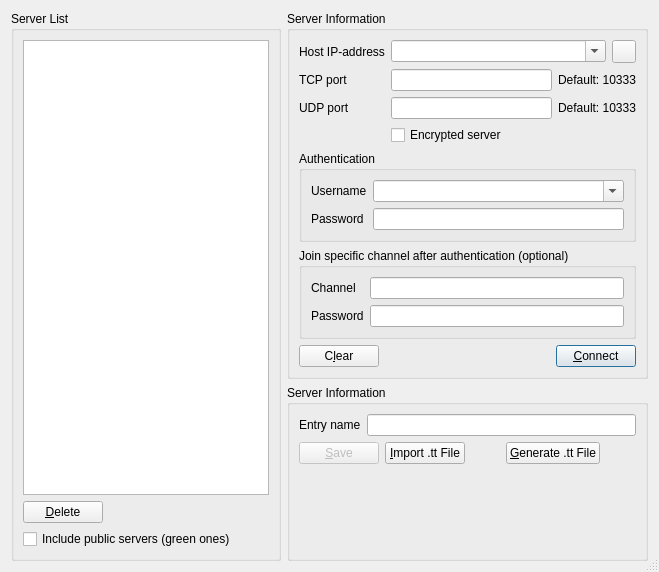
<?xml version="1.0" encoding="UTF-8"?>
<ui version="4.0">
 <class>ServerListDlg</class>
 <widget class="QDialog" name="ServerListDlg">
  <property name="geometry">
   <rect>
    <x>0</x>
    <y>0</y>
    <width>659</width>
    <height>572</height>
   </rect>
  </property>
  <property name="windowTitle">
   <string>Connect to a Server</string>
  </property>
  <property name="locale">
   <locale language="C" country="AnyCountry"/>
  </property>
  <property name="sizeGripEnabled">
   <bool>true</bool>
  </property>
  <layout class="QHBoxLayout" name="horizontalLayout_5">
   <item>
    <widget class="QGroupBox" name="groupBox">
     <property name="title">
      <string>Server List</string>
     </property>
     <layout class="QVBoxLayout" name="verticalLayout_3">
      <item>
       <widget class="QListWidget" name="listWidget"/>
      </item>
      <item>
       <layout class="QHBoxLayout" name="horizontalLayout_3">
        <item>
         <widget class="QPushButton" name="delButton">
          <property name="text">
           <string>&amp;Delete</string>
          </property>
         </widget>
        </item>
        <item>
         <spacer name="horizontalSpacer">
          <property name="orientation">
           <enum>Qt::Horizontal</enum>
          </property>
          <property name="sizeHint" stdset="0">
           <size>
            <width>40</width>
            <height>20</height>
           </size>
          </property>
         </spacer>
        </item>
       </layout>
      </item>
      <item>
       <widget class="QCheckBox" name="freeserverChkBox">
        <property name="text">
         <string>Include public servers (green ones)</string>
        </property>
       </widget>
      </item>
     </layout>
    </widget>
   </item>
   <item>
    <layout class="QVBoxLayout" name="verticalLayout_5">
     <item>
      <widget class="QGroupBox" name="groupBox_2">
       <property name="title">
        <string>Server Information</string>
       </property>
       <layout class="QVBoxLayout" name="verticalLayout">
        <item>
         <layout class="QGridLayout" name="gridLayout">
          <item row="0" column="0">
           <widget class="QLabel" name="label_2">
            <property name="text">
             <string>Host IP-address</string>
            </property>
            <property name="buddy">
             <cstring>hostaddrBox</cstring>
            </property>
           </widget>
          </item>
          <item row="0" column="1" colspan="2">
           <layout class="QHBoxLayout" name="horizontalLayout_6">
            <item>
             <widget class="QComboBox" name="hostaddrBox">
              <property name="editable">
               <bool>true</bool>
              </property>
              <property name="duplicatesEnabled">
               <bool>true</bool>
              </property>
             </widget>
            </item>
            <item>
             <widget class="QToolButton" name="deleteBtn">
              <property name="toolTip">
               <string>Remove entry</string>
              </property>
              <property name="accessibleName">
               <string>Remove entry</string>
              </property>
              <property name="text">
               <string/>
              </property>
              <property name="icon">
               <iconset>
                <normalon>:/images/images/delete.png</normalon>
               </iconset>
              </property>
             </widget>
            </item>
           </layout>
          </item>
          <item row="1" column="0">
           <widget class="QLabel" name="label_6">
            <property name="text">
             <string>TCP port</string>
            </property>
            <property name="buddy">
             <cstring>tcpportEdit</cstring>
            </property>
           </widget>
          </item>
          <item row="1" column="1">
           <widget class="QLineEdit" name="tcpportEdit"/>
          </item>
          <item row="1" column="2">
           <widget class="QLabel" name="label_5">
            <property name="text">
             <string>Default: 10333</string>
            </property>
           </widget>
          </item>
          <item row="2" column="0">
           <widget class="QLabel" name="label_8">
            <property name="text">
             <string>UDP port</string>
            </property>
            <property name="buddy">
             <cstring>udpportEdit</cstring>
            </property>
           </widget>
          </item>
          <item row="2" column="1">
           <widget class="QLineEdit" name="udpportEdit"/>
          </item>
          <item row="2" column="2">
           <widget class="QLabel" name="label_7">
            <property name="text">
             <string>Default: 10333</string>
            </property>
           </widget>
          </item>
          <item row="3" column="1" colspan="2">
           <widget class="QCheckBox" name="cryptChkBox">
            <property name="text">
             <string>Encrypted server</string>
            </property>
           </widget>
          </item>
         </layout>
        </item>
        <item>
         <widget class="QGroupBox" name="groupBox_3">
          <property name="accessibleName">
           <string>Authentication (optional)</string>
          </property>
          <property name="title">
           <string>Authentication</string>
          </property>
          <layout class="QFormLayout" name="formLayout">
           <item row="0" column="0">
            <widget class="QLabel" name="label_10">
             <property name="text">
              <string>Username</string>
             </property>
             <property name="buddy">
              <cstring>usernameBox</cstring>
             </property>
            </widget>
           </item>
           <item row="0" column="1">
            <widget class="QComboBox" name="usernameBox">
             <property name="editable">
              <bool>true</bool>
             </property>
            </widget>
           </item>
           <item row="1" column="0">
            <widget class="QLabel" name="label_11">
             <property name="text">
              <string>Password</string>
             </property>
             <property name="buddy">
              <cstring>passwordEdit</cstring>
             </property>
            </widget>
           </item>
           <item row="1" column="1">
            <widget class="QLineEdit" name="passwordEdit">
             <property name="echoMode">
              <enum>QLineEdit::Password</enum>
             </property>
            </widget>
           </item>
          </layout>
         </widget>
        </item>
        <item>
         <widget class="QGroupBox" name="groupBox_4">
          <property name="accessibleName">
           <string>Join specific channel after authentication (optional)</string>
          </property>
          <property name="title">
           <string>Join specific channel after authentication (optional)</string>
          </property>
          <layout class="QFormLayout" name="formLayout_2">
           <item row="0" column="0">
            <widget class="QLabel" name="label_4">
             <property name="text">
              <string>Channel</string>
             </property>
             <property name="buddy">
              <cstring>channelEdit</cstring>
             </property>
            </widget>
           </item>
           <item row="0" column="1">
            <widget class="QLineEdit" name="channelEdit"/>
           </item>
           <item row="1" column="0">
            <widget class="QLabel" name="label_12">
             <property name="text">
              <string>Password</string>
             </property>
             <property name="buddy">
              <cstring>chanpasswdEdit</cstring>
             </property>
            </widget>
           </item>
           <item row="1" column="1">
            <widget class="QLineEdit" name="chanpasswdEdit">
             <property name="echoMode">
              <enum>QLineEdit::Password</enum>
             </property>
            </widget>
           </item>
          </layout>
         </widget>
        </item>
        <item>
         <layout class="QHBoxLayout" name="horizontalLayout">
          <item>
           <widget class="QPushButton" name="clearButton">
            <property name="sizePolicy">
             <sizepolicy hsizetype="Fixed" vsizetype="Fixed">
              <horstretch>0</horstretch>
              <verstretch>0</verstretch>
             </sizepolicy>
            </property>
            <property name="text">
             <string>C&amp;lear</string>
            </property>
           </widget>
          </item>
          <item>
           <spacer name="horizontalSpacer_4">
            <property name="orientation">
             <enum>Qt::Horizontal</enum>
            </property>
            <property name="sizeHint" stdset="0">
             <size>
              <width>40</width>
              <height>20</height>
             </size>
            </property>
           </spacer>
          </item>
          <item>
           <widget class="QPushButton" name="connectButton">
            <property name="default">
             <bool>true</bool>
            </property>
            <property name="text">
             <string>&amp;Connect</string>
            </property>
            <property name="default">
             <bool>true</bool>
            </property>
           </widget>
          </item>
         </layout>
        </item>
       </layout>
      </widget>
     </item>
     <item>
      <widget class="QGroupBox" name="groupBox_5">
       <property name="title">
        <string>Server Information</string>
       </property>
       <layout class="QVBoxLayout" name="verticalLayout_2">
        <item>
         <layout class="QHBoxLayout" name="horizontalLayout_4">
          <item>
           <widget class="QLabel" name="label">
            <property name="text">
             <string>Entry name</string>
            </property>
            <property name="buddy">
             <cstring>nameEdit</cstring>
            </property>
           </widget>
          </item>
          <item>
           <widget class="QLineEdit" name="nameEdit"/>
          </item>
         </layout>
        </item>
        <item>
         <layout class="QHBoxLayout" name="horizontalLayout_2">
          <item>
           <widget class="QPushButton" name="addupdButton">
            <property name="enabled">
             <bool>false</bool>
            </property>
            <property name="sizePolicy">
             <sizepolicy hsizetype="Fixed" vsizetype="Fixed">
              <horstretch>0</horstretch>
              <verstretch>0</verstretch>
             </sizepolicy>
            </property>
            <property name="text">
             <string>&amp;Save</string>
            </property>
           </widget>
          </item>
          <item>
           <widget class="QPushButton" name="impttButton">
            <property name="text">
             <string>&amp;Import .tt File</string>
            </property>
           </widget>
          </item>
          <item>
           <spacer name="horizontalSpacer_3">
            <property name="orientation">
             <enum>Qt::Horizontal</enum>
            </property>
            <property name="sizeHint" stdset="0">
             <size>
              <width>40</width>
              <height>20</height>
             </size>
            </property>
           </spacer>
          </item>
          <item>
           <widget class="QPushButton" name="genttButton">
            <property name="toolTip">
             <string>.tt files can be double-clicked and the client will automatically start and connect to the specified server</string>
            </property>
            <property name="whatsThis">
             <string>.tt files can be double-clicked and the client will automatically start and connect to the specified server</string>
            </property>
            <property name="text">
             <string>&amp;Generate .tt File</string>
            </property>
           </widget>
          </item>
          <item>
           <spacer name="horizontalSpacer_2">
            <property name="orientation">
             <enum>Qt::Horizontal</enum>
            </property>
            <property name="sizeHint" stdset="0">
             <size>
              <width>40</width>
              <height>20</height>
             </size>
            </property>
           </spacer>
          </item>
         </layout>
        </item>
        <item>
         <spacer name="verticalSpacer">
          <property name="orientation">
           <enum>Qt::Vertical</enum>
          </property>
          <property name="sizeHint" stdset="0">
           <size>
            <width>20</width>
            <height>40</height>
           </size>
          </property>
         </spacer>
        </item>
       </layout>
      </widget>
     </item>
    </layout>
   </item>
  </layout>
 </widget>
 <resources/>
 <connections/>
</ui>
